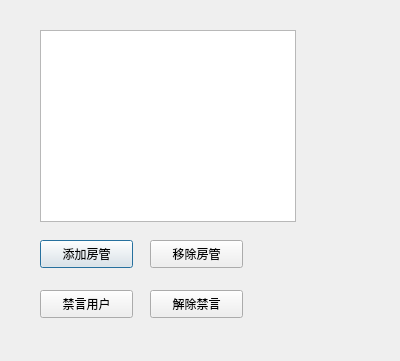
<?xml version="1.0" encoding="UTF-8"?>
<ui version="4.0">
 <class>AdminManageDialog</class>
 <widget class="QDialog" name="AdminManageDialog">
  <property name="geometry">
   <rect>
    <x>0</x>
    <y>0</y>
    <width>400</width>
    <height>361</height>
   </rect>
  </property>
  <property name="windowTitle">
   <string>Dialog</string>
  </property>
  <widget class="QListWidget" name="list_all">
   <property name="geometry">
    <rect>
     <x>40</x>
     <y>30</y>
     <width>256</width>
     <height>192</height>
    </rect>
   </property>
  </widget>
  <widget class="QPushButton" name="btn_add_admin">
   <property name="geometry">
    <rect>
     <x>40</x>
     <y>240</y>
     <width>93</width>
     <height>28</height>
    </rect>
   </property>
   <property name="text">
    <string>添加房管</string>
   </property>
  </widget>
  <widget class="QPushButton" name="btn_del_admin">
   <property name="geometry">
    <rect>
     <x>150</x>
     <y>240</y>
     <width>93</width>
     <height>28</height>
    </rect>
   </property>
   <property name="text">
    <string>移除房管</string>
   </property>
  </widget>
  <widget class="QPushButton" name="btn_unban">
   <property name="geometry">
    <rect>
     <x>150</x>
     <y>290</y>
     <width>93</width>
     <height>28</height>
    </rect>
   </property>
   <property name="text">
    <string>解除禁言</string>
   </property>
  </widget>
  <widget class="QPushButton" name="btn_ban">
   <property name="geometry">
    <rect>
     <x>40</x>
     <y>290</y>
     <width>93</width>
     <height>28</height>
    </rect>
   </property>
   <property name="text">
    <string>禁言用户</string>
   </property>
  </widget>
 </widget>
 <resources/>
 <connections/>
</ui>
